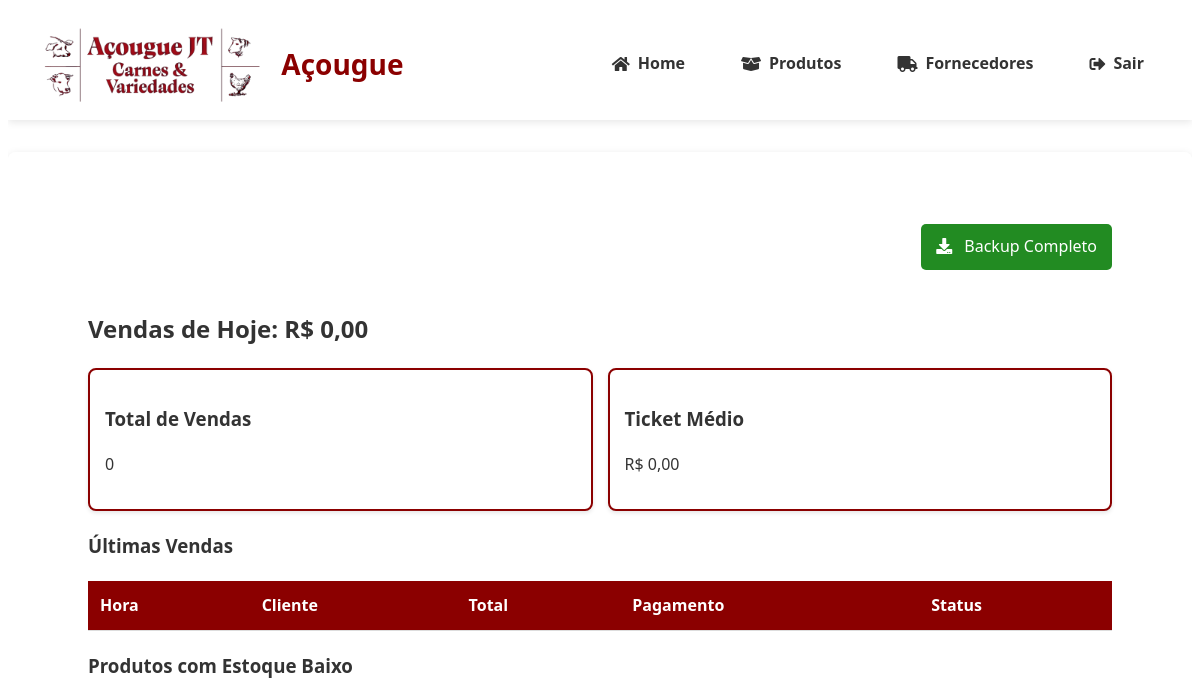
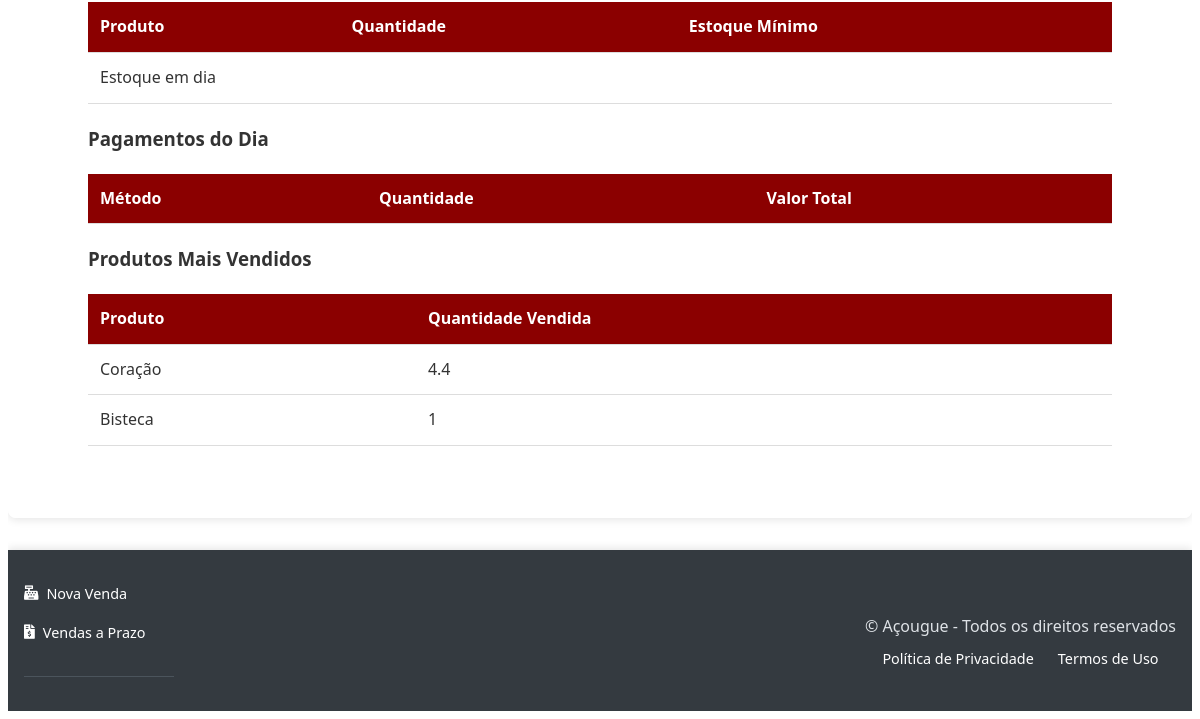
The page /dashboard (signed in) on the database as committed earlier (2 pictures, top to bottom).
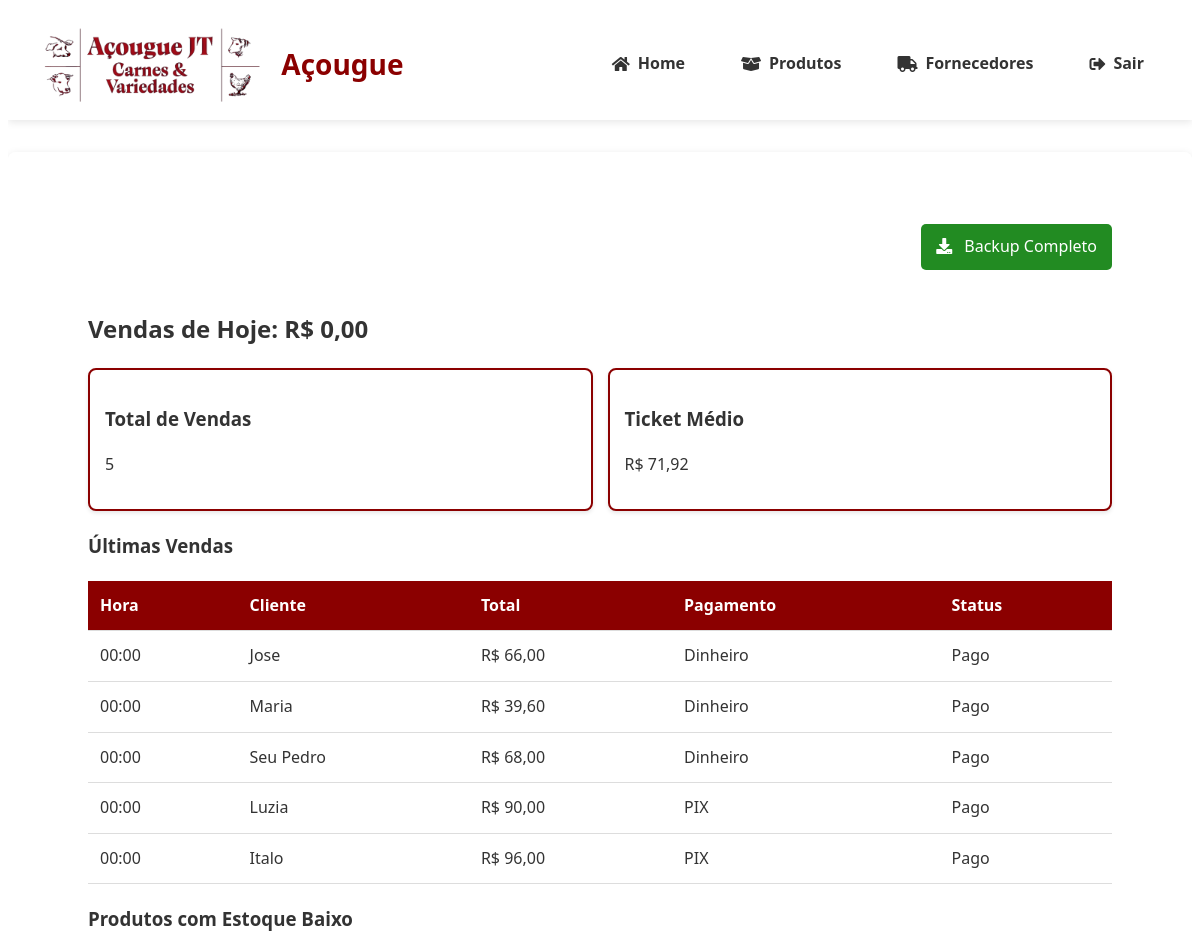
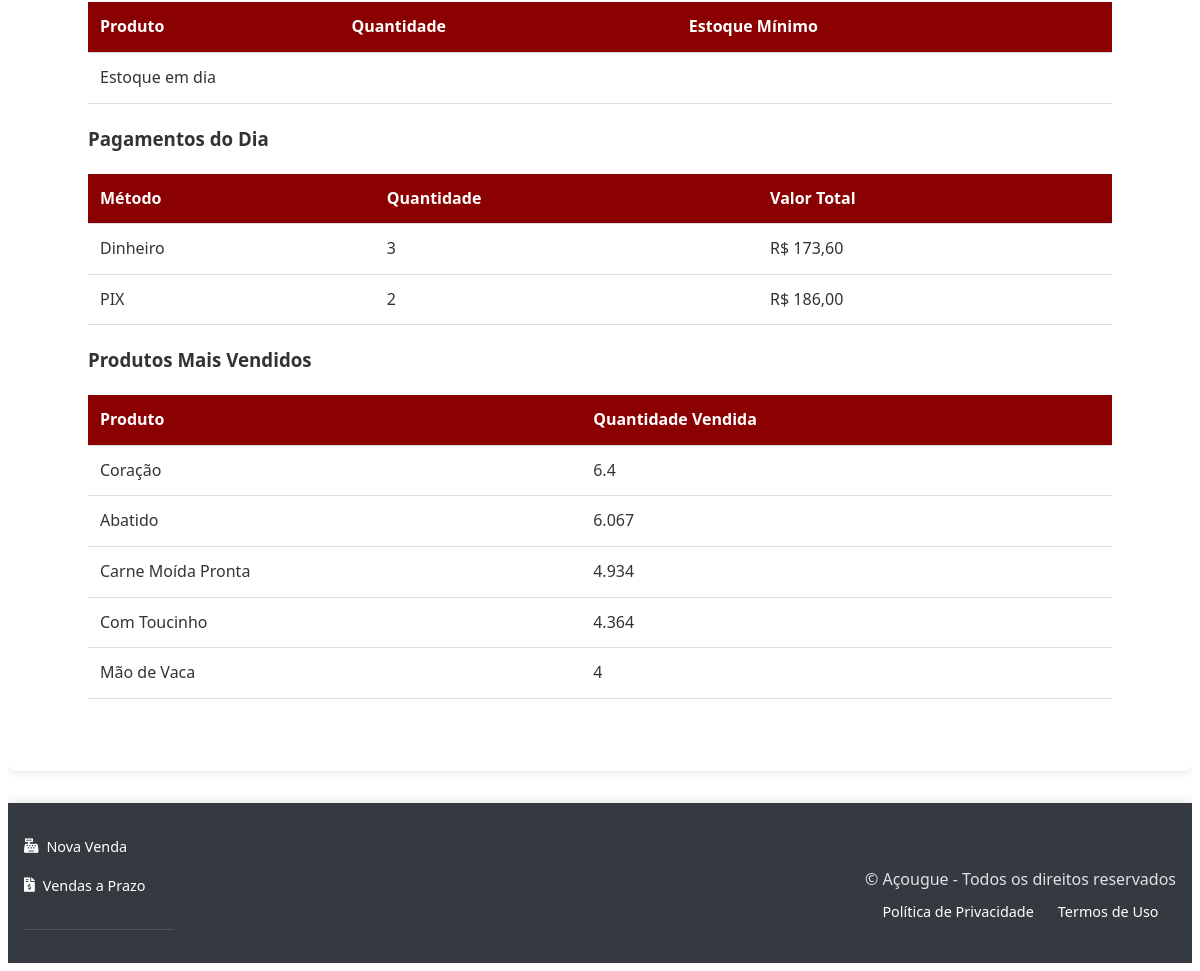
The same page on the database as committed later (2 pictures, top to bottom).
### tables this page shows
CREATE TABLE produtos (
                id INTEGER PRIMARY KEY AUTOINCREMENT,
                nome TEXT NOT NULL,
                descricao TEXT,
                categoria TEXT NOT NULL,
                preco DECIMAL(10,2) NOT NULL,
                quantidade INTEGER NOT NULL,
                estoque_minimo INTEGER DEFAULT 0,
                codigo_barras TEXT UNIQUE,
                foto TEXT,
                fornecedor_id INTEGER REFERENCES fornecedores(id) ON DELETE SET NULL,
                data_validade DATE,
                created_at TIMESTAMP DEFAULT CURRENT_TIMESTAMP,
                updated_at TIMESTAMP DEFAULT CURRENT_TIMESTAMP,
                tipo_venda TEXT NOT NULL DEFAULT 'unidade'
            );

CREATE TABLE vendas (
                id TEXT PRIMARY KEY,
                data TIMESTAMP DEFAULT CURRENT_TIMESTAMP,
                cliente_cpf TEXT,
                cliente_nome TEXT,  
                total DECIMAL(10,2) NOT NULL,
                metodo_pagamento TEXT NOT NULL,
                usuario_id INTEGER NOT NULL REFERENCES users(id) ON DELETE CASCADE,
                status_pagamento TEXT NOT NULL DEFAULT 'pago',
                data_vencimento DATE,
                observacao TEXT
            );

### app.py (the view)
@app.route('/dashboard')
@login_required
def dashboard():
    with get_db_connection() as conn:
        cursor = conn.cursor()
        is_gerente = session['role'] == 'gerente'
        data = {'is_gerente': is_gerente}
        cursor.execute('''
            SELECT
                v.id, v.data, v.cliente_nome as cliente, v.total,
                v.metodo_pagamento, v.status_pagamento
            FROM vendas v
            WHERE DATE(v.data) = DATE('now')
            ORDER BY v.data DESC
        ''')
        data['vendas_hoje'] = [dict(zip([column[0] for column in cursor.description], row))
                       for row in cursor.fetchall()]
        cursor.execute('SELECT SUM(total) as total FROM vendas WHERE DATE(data) = DATE("now")')
        data['total_dia'] = cursor.fetchone()['total'] or 0
        cursor.execute('''
            SELECT nome, quantidade, estoque_minimo
            FROM produtos
            WHERE quantidade < estoque_minimo
            ORDER BY quantidade ASC
        ''')
        data['alertas_estoque'] = cursor.fetchall()
        if is_gerente:
            cursor.execute("SELECT COUNT(*) as total FROM vendas")
            data['total_vendas'] = cursor.fetchone()['total']
            cursor.execute('''
                SELECT
                    COUNT(*) as total_vendas_hoje,
                    SUM(total) as total_receita_hoje,
                    AVG(total) as ticket_medio_hoje
                FROM vendas
                WHERE DATE(data) = DATE('now')
            ''')
            data.update(cursor.fetchone())
            cursor.execute('''
                SELECT metodo_pagamento, COUNT(*) as quantidade,
                       SUM(total) as valor_total
                FROM vendas
                WHERE DATE(data) = DATE('now')
                GROUP BY metodo_pagamento
            ''')
            data['metodos_pagamento'] = cursor.fetchall()
            cursor.execute('''
                SELECT p.nome, SUM(vi.quantidade) as quantidade_vendida
                FROM venda_itens vi
                JOIN produtos p ON vi.produto_id = p.id
                GROUP BY vi.produto_id
                ORDER BY quantidade_vendida DESC
                LIMIT 5
            ''')
            data['top_produtos'] = cursor.fetchall()
        return render_template('dashboard.html', **data)

### app.py (called while the page is built)
def format_datetime(value, format='%d/%m/%Y %H:%M'):
    if value is None:
        return ''
    if isinstance(value, str):
        try:
            value = datetime.strptime(value, '%Y-%m-%d %H:%M:%S')
        except ValueError:
            try:
                value = datetime.strptime(value, '%Y-%m-%d')
            except ValueError:
                return value
    return value.strftime(format)

@app.template_filter('format_currency')
def format_currency(value):
    try:
        return f"R$ {float(value):,.2f}".replace(",", "X").replace(".", ",").replace("X", ".")
    except (ValueError, TypeError):
        return "R$ 0,00"

### banco_dados.py (called while the page is built)
@contextmanager
def get_db_connection():
    db_path = os.environ.get('DB_PATH', 'acougue.db')
    conn = sqlite3.connect(f'file:{db_path}', uri=True)
    conn.row_factory = sqlite3.Row
    conn.execute("PRAGMA foreign_keys = ON")
    try:
        yield conn
    finally:
        conn.close()

### templates/dashboard.html (shortened to what this page needs)
{% extends "base.html" %}
{% block content %}
<div class="dashboard-container">
    {% if is_gerente %}
    <div class="backup-section">
        <a href="{{ url_for('download_backup') }}" class="backup-button">
            <i class="fas fa-download"></i> Backup Completo
        </a>
    </div>
    {% endif %}
    <div class="metricas-principais">
        <h2>Vendas de Hoje: {{ total_dia|format_currency }}</h2>
        <div class="cards">
            <div class="card">
                <h3>Total de Vendas</h3>
                <p>{{ vendas_hoje|length }}</p>
            </div>
            {% if is_gerente %}
            <div class="card">
                <h3>Ticket Médio</h3>
                <p>{{ ticket_medio_hoje|format_currency }}</p>
            </div>
            {% endif %}
        </div>
    </div>
    <section class="vendas-section">
        <h3>Últimas Vendas</h3>
        <table>
            <thead>
                <tr>
                    <th>Hora</th>
                    <th>Cliente</th>
                    <th>Total</th>
                    <th>Pagamento</th>
                    {% if is_gerente %}<th>Status</th>{% endif %}
                </tr>
            </thead>
            <tbody>
                {% for venda in vendas_hoje %}
                <tr>
                    <td>{{ venda.data|format_datetime('%H:%M') }}</td>
                    <td>{{ venda.cliente }}</td>
                    <td>{{ venda.total|format_currency }}</td>
                    <td>{{ venda.metodo_pagamento }}</td>
                    {% if is_gerente %}
                    <td>{{ venda.status_pagamento|capitalize }}</td>
                    {% endif %}
                </tr>
                {% endfor %}
            </tbody>
        </table>
    </section>
    <section class="alertas-section">
        <h3>Produtos com Estoque Baixo</h3>
        <table>
            <thead>
                <tr>
                    <th>Produto</th>
                    <th>Quantidade</th>
                    <th>Estoque Mínimo</th>
                </tr>
            </thead>
            <tbody>
                {% for produto in alertas_estoque %}
                <tr>
                    <td>{{ produto.nome }}</td>
                    <td>{{ produto.quantidade }}</td>
                    <td>{{ produto.estoque_minimo }}</td>
                </tr>
                {% else %}
                <tr>
                    <td colspan="3">Estoque em dia</td>
                </tr>
                {% endfor %}
            </tbody>
        </table>
    </section>
    {% if is_gerente %}
    <section class="metodos-pagamento">
        <h3>Pagamentos do Dia</h3>
        <table>
            <thead>
                <tr>
                    <th>Método</th>
                    <th>Quantidade</th>
                    <th>Valor Total</th>
                </tr>
            </thead>
            <tbody>
                {% for metodo in metodos_pagamento %}
                <tr>
                    <td>{{ metodo.metodo_pagamento }}</td>
                    <td>{{ metodo.quantidade }}</td>
                    <td>{{ metodo.valor_total|format_currency }}</td>
                </tr>
                {% endfor %}
            </tbody>
        </table>
    </section>
    <section class="top-produtos">
        <h3>Produtos Mais Vendidos</h3>
        <table>
            <thead>
                <tr>
                    <th>Produto</th>
                    <th>Quantidade Vendida</th>
                </tr>
            </thead>
            <tbody>
                {% for produto in top_produtos %}
                <tr>
                    <td>{{ produto.nome }}</td>
                    <td>{{ produto.quantidade_vendida }}</td>
                </tr>
                {% else %}
                <tr>
                    <td colspan="2">Sem dados</td>
                </tr>
                {% endfor %}
            </tbody>
        </table>
    </section>
    {% endif %}
</div>
{% endblock %}

Rows that differ between the two databases and show on the page:
no longer on this page (row edited): produtos: nome "Bisteca", quantidade_vendida "1"
added vendas: data "00:00", cliente "Jose", total "R$ 66,00", metodo_pagamento "Dinheiro", status_pagamento "Pago"
added vendas: data "00:00", cliente "Maria", total "R$ 39,60", metodo_pagamento "Dinheiro", status_pagamento "Pago"
added vendas: data "00:00", cliente "Seu Pedro", total "R$ 68,00", metodo_pagamento "Dinheiro", status_pagamento "Pago"
added vendas: data "00:00", cliente "Luzia", total "R$ 90,00", metodo_pagamento "PIX", status_pagamento "Pago"
added vendas: data "00:00", cliente "Italo", total "R$ 96,00", metodo_pagamento "PIX", status_pagamento "Pago"
changed produtos "Coração": quantidade_vendida "4.4" → "6.4"
now on this page (row edited): produtos: nome "Abatido", quantidade_vendida "6.067"
now on this page (row edited): produtos: nome "Carne Moída Pronta", quantidade_vendida "4.934"
now on this page (row edited): produtos: nome "Com Toucinho", quantidade_vendida "4.364"
now on this page (row edited): produtos: nome "Mão de Vaca", quantidade_vendida "4"
Other text that changed with them:
{{ vendas_hoje|length }}: "0" → "5"
{{ ticket_medio_hoje|format_currency }}: "R$ 0,00" → "R$ 71,92"
new list line: "Dinheiro 3 R$ 173,60"
new list line: "PIX 2 R$ 186,00"
